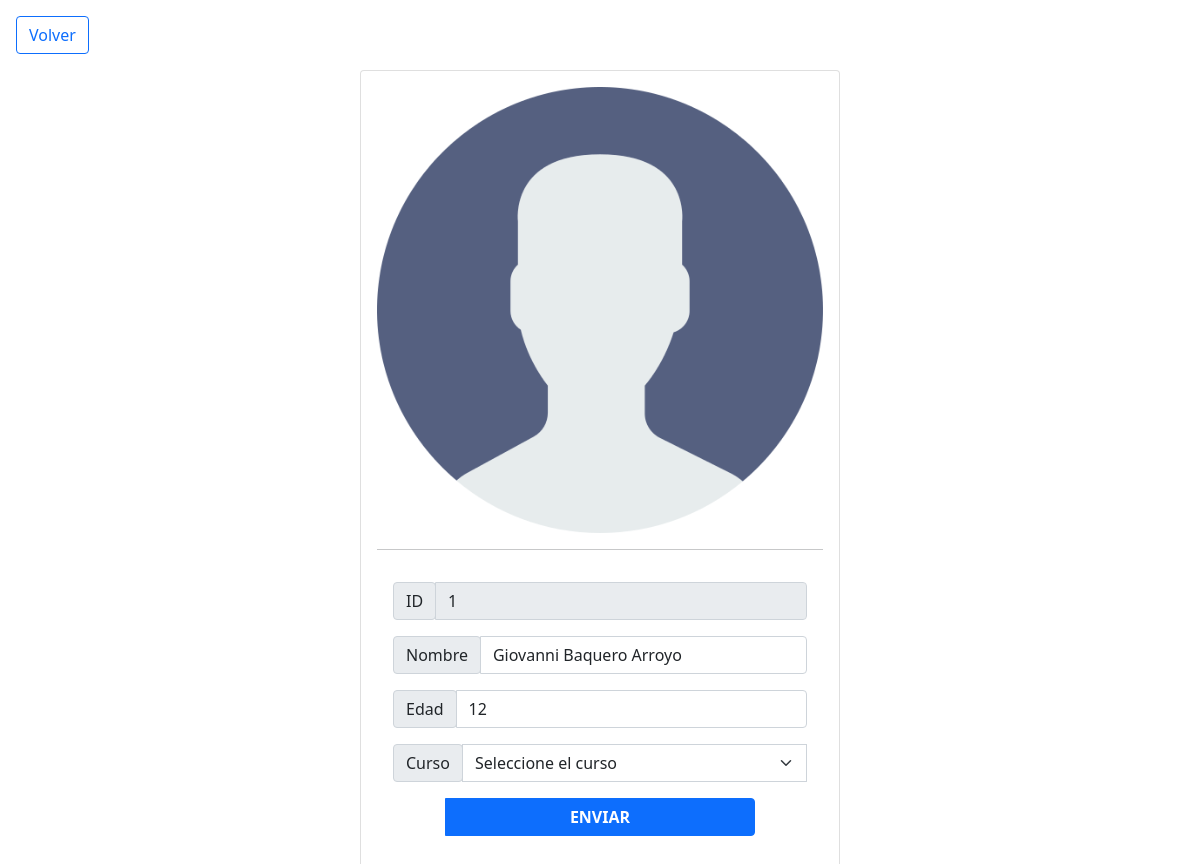
The page /editar.php?id=1&tipo=estudiante on the database its author committed.
### tables this page shows
CREATE TABLE `estudiantes` (
  `ID` int(5) NOT NULL,
  `NombreEst` varchar(50) NOT NULL,
  `EdadEst` tinyint(2) NOT NULL,
  `CursoEst` tinyint(2) NOT NULL
);

### editar.php (the view, shortened to what this page needs)
<!DOCTYPE html>
<html lang="en">
<head>
    <?php
        include("templates/head.php");
    ?>
</head>
<body>
    <a href="edicion.php?k=<?php echo $_GET['tipo'] ?>" class="btn btn-outline-primary text-decoration-none m-3">Volver</a>
    <?php
        if($_GET['tipo']=="estudiante"){
    ?>
    <div class="card m-auto p-3" style="width: 30rem;">
        <img class="card-img-top" src="img/user.png" alt="Card image cap">
        <hr>
        <div class="card-body">
           <form action="php/actualizar.php?k=estudiante" method="POST" id="update_estudiante">
               <?php
                    include('php/conexion.php');
                    $id = $_GET['id'];
                    $query = "SELECT * FROM estudiantes WHERE ID = '$id'";
                    $result = mysqli_query($conexiondb, $query);
                    while ($row = mysqli_fetch_array($result)) {
                ?>
                <div class="input-group mb-3">
                    <div class="input-group-prepend">
                        <span class="input-group-text" id="basic-addon1">ID</span>
                    </div>
                    <input type="number" class="form-control" value="<?php echo $row['ID'] ?>"  readonly name="id">
                </div>
                <div class="input-group mb-3">
                    <div class="input-group-prepend">
                        <span class="input-group-text" id="basic-addon1">Nombre</span>
                    </div>
                    <input type="text" class="form-control" value="<?php echo $row['NombreEst'] ?>" name="nombre" id="nombreACT">
                </div>
                <div class="input-group mb-3">
                    <div class="input-group-prepend">
                        <span class="input-group-text" id="basic-addon1">Edad</span>
                    </div>
                    <input type="number" class="form-control" value="<?php echo $row['EdadEst'] ?>"  name="edad" id="edadACT">
                </div>
                <div class="input-group mb-3">
                    <div class="input-group-prepend">
                        <span class="input-group-text" id="basic-addon1">Curso</span>
                    </div>
                    <select class="form-select" aria-label="Default select example" name="curso" id="cursoACT">
                        <option value="<?php echo $row['CursoEst'] ?>" selected >Seleccione el curso</option>
                    </select>
                <button type="submit" class="btn btn-primary fw-bolder m-auto w-75 mt-3">ENVIAR</button>
                </div>
                <?php } ?>
           </form>
        </div>
    </div>
    <?php }else if($_GET['tipo']=="materia"){?>
    <div class="main m-3 p-3 shadow rounded">
        <div class="contenedor_registros">
            <h2>Editar Materias</h2>
            <?php
                include('php/conexion.php');
                $id = $_GET['id'];
                $query = "SELECT * FROM materias WHERE ID = '$id'";
                $result = mysqli_query($conexiondb, $query);
                while ($row = mysqli_fetch_array($result)) {
            ?>
            <form method="POST" id="update_materias" action="php/actualizar.php?k=materia&id=<?php echo $id ?>">
                <div class="input-group mb-3">
                    <div class="input-group-prepend">
                        <span class="input-group-text fw-bolder" id="basic-addon1">Materia:</span>
                    </div>
                    <input type="text" class="form-control" placeholder="Nombre de la materia" name="materia" id="materiaATC" value="<?php echo $row['NombreMateria']; ?>">
                </div>
                <button type="submit" class="btn btn-primary fw-bolder">ENVIAR</button>
            </form>
            <?php } ?>
        </div>
    </div>
    <?php } ?>
</body>
</html>

### rows shown on the page
estudiantes: id "1", nombre "Giovanni Baquero Arroyo", edad "12"
